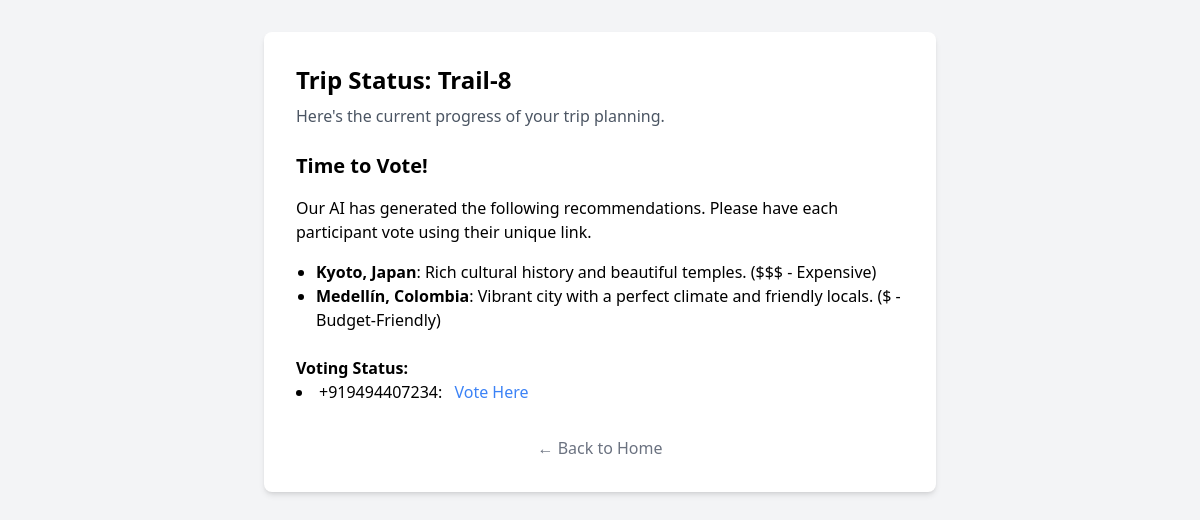
Screenshot of /trips/11 with the database file from the repository.
### app/models/trip.py (models this page shows)
class Trip(Base):
    __tablename__ = "trips"
    id = Column(Integer, primary_key=True, index=True)
    name = Column(String, index=True)
    status = Column(String, default="planning")
    winner_recommendation_id = Column(Integer, ForeignKey("recommendations.id"), nullable=True)
    recommendations = relationship("Recommendation", foreign_keys="[Recommendation.trip_id]", back_populates="trip")
    winner = relationship("Recommendation", foreign_keys=[winner_recommendation_id])
    participants = relationship("Participant", back_populates="trip")

class Recommendation(Base):
    __tablename__ = "recommendations"
    id = Column(Integer, primary_key=True, index=True)
    trip_id = Column(Integer, ForeignKey("trips.id"))
    destination_name = Column(String)
    reason = Column(String)
    estimated_budget = Column(String)
    trip = relationship("Trip", back_populates="recommendations", foreign_keys=[trip_id])

class Participant(Base):
    __tablename__ = "participants"
    id = Column(Integer, primary_key=True, index=True)
    contact_info = Column(String, index=True)
    trip_id = Column(Integer, ForeignKey("trips.id"))
    trip = relationship("Trip", back_populates="participants")
    survey_response = relationship("SurveyResponse", uselist=False, back_populates="participant")
    __table_args__ = (UniqueConstraint('contact_info', 'trip_id', name='_contact_trip_uc'),)

### app/api/trips.py (the view)
@router.get("/{trip_id}", response_class=HTMLResponse)
def get_trip_status_page(request: Request, trip_id: int, db: Session = Depends(get_db)):
    trip = db.query(models.Trip).filter(models.Trip.id == trip_id).first()
    votes = db.query(models.Vote).join(models.Participant).filter(models.Participant.trip_id == trip_id).all()
    vote_count = len(votes)
    voted_participant_ids = {vote.participant_id for vote in votes}
    return templates.TemplateResponse(
        "trip_status.html",
        {
            "request": request,
            "trip": trip,
            "vote_count": vote_count,
            "voted_participant_ids": voted_participant_ids  # Pass the new list to the template
        }
    )

### app/templates/trip_status.html (shortened to what this page needs)
{% extends "base.html" %}
{% block content %}
<div id="trip-dashboard-content" class="bg-white p-8 rounded-lg shadow-md max-w-2xl mx-auto">
    <h1 class="text-2xl font-bold mb-2">Trip Status: {{ trip.name }}</h1>
    <p class="text-gray-600 mb-6">Here's the current progress of your trip planning.</p>
    <div id="recommendations-section">
        {% if trip.recommendations %}
            <h2 class="text-xl font-semibold mb-4">Time to Vote!</h2>
            <p class="mb-4">Our AI has generated the following recommendations. Please have each participant vote using their unique link.</p>
            <ul class="list-disc pl-5 mb-6">
            {% for rec in trip.recommendations %}
                <li><strong>{{ rec.destination_name }}</strong>: {{ rec.reason }} ({{ rec.estimated_budget }})</li>
            {% endfor %}
            </ul>
            <h3 class="font-semibold">Voting Status:</h3>
<ul class="list-inside list-disc">
{% for p in trip.participants %}
    <li>
        {{ p.contact_info }}:
        {% if p.id in voted_participant_ids %}
            <span class="text-green-500 font-bold ml-2">✅ Voted!</span>
        {% else %}
            <a href="/trip/{{ trip.id }}/vote/{{ p.id }}" class="text-blue-500 hover:underline ml-2">Vote Here</a>
        {% endif %}
    </li>
{% endfor %}
</ul>
        {% endif %}
    </div>
    <div class="mt-8 text-center">
        <a href="/" class="text-gray-500 hover:underline">← Back to Home</a>
    </div>
</div>
{% endblock %}

### rows the page displays
Trip: name "Trail-8"
Recommendation: destination_name "Kyoto, Japan", reason "Rich cultural history and beautiful temples.", estimated_budget "$$$ - Expensive"
Recommendation: destination_name "Medellín, Colombia", reason "Vibrant city with a perfect climate and friendly locals.", estimated_budget "$ - Budget-Friendly"
Participant: contact_info "+919494407234"
